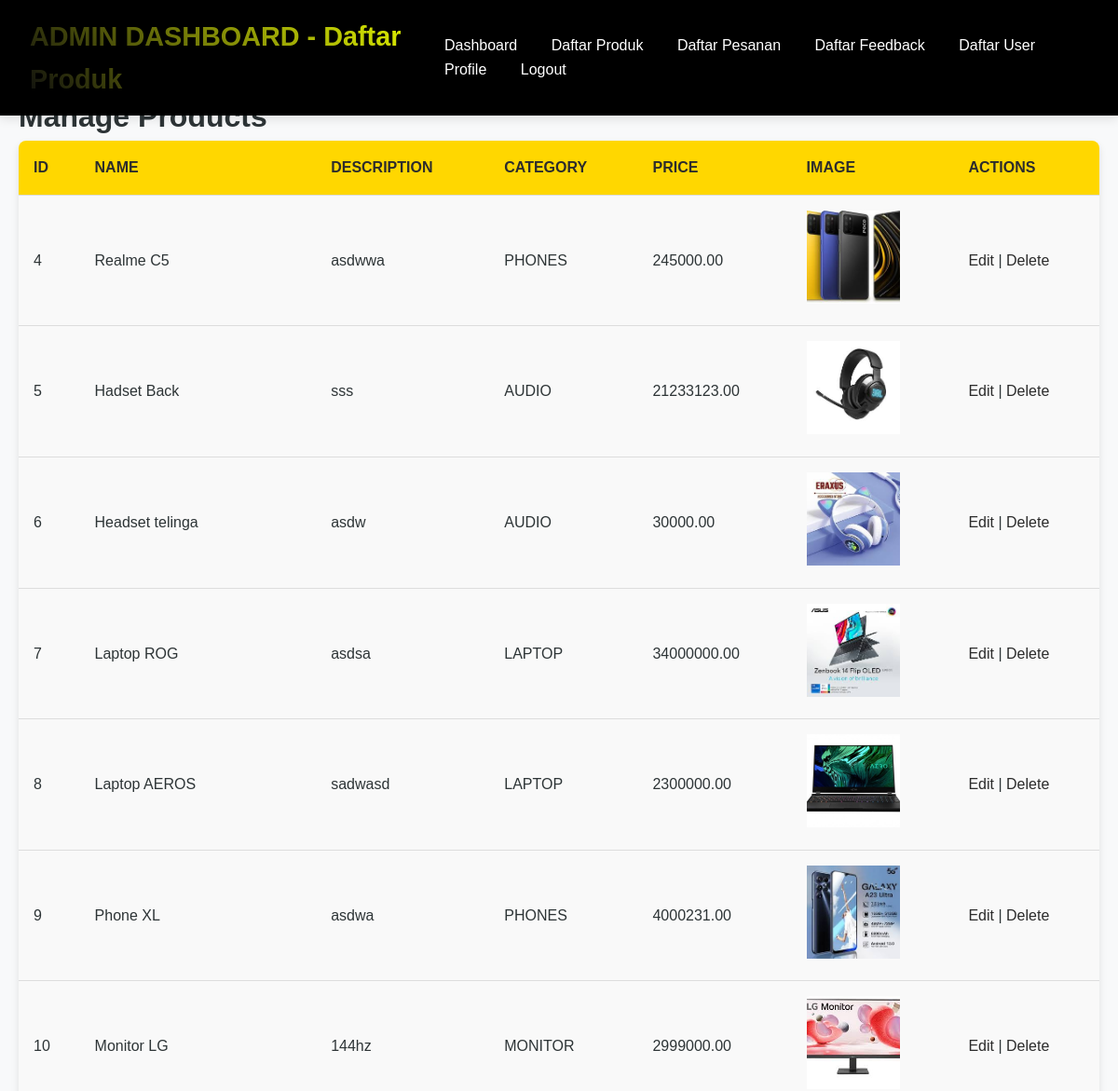
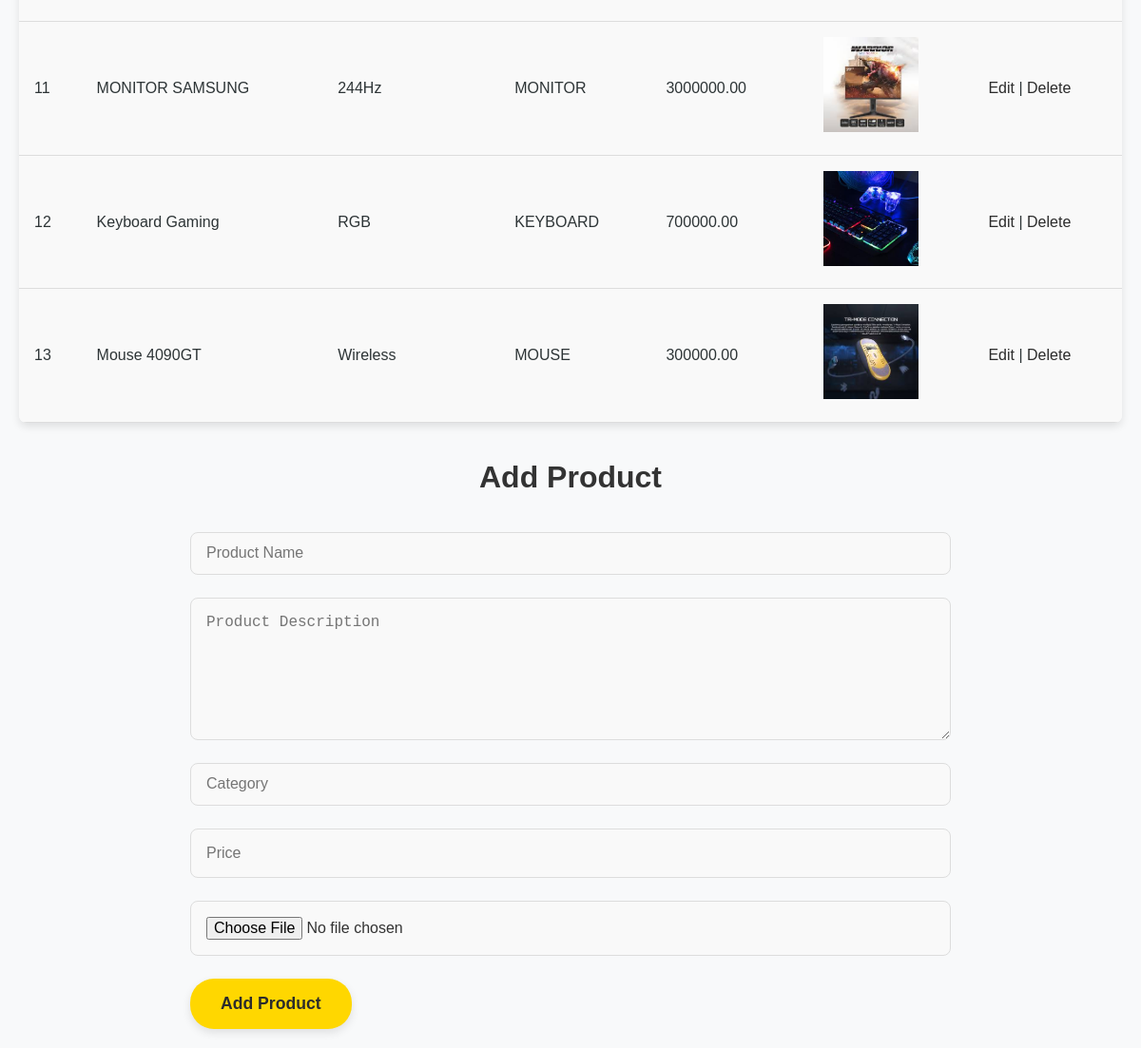
/admin/products.php (signed in), run on the app's committed database (2 pictures, top to bottom).
### tables this page shows
CREATE TABLE `products` (
  `id` int(11) NOT NULL,
  `name` varchar(255) DEFAULT NULL,
  `description` text DEFAULT NULL,
  `price` decimal(10,2) DEFAULT NULL,
  `image` varchar(255) DEFAULT NULL,
  `category` varchar(250) NOT NULL
);

### admin/products.php (the view, shortened to what this page needs)
<?php
include '../config/db.php';
$products = $conn->query("SELECT * FROM products");
?>
<!DOCTYPE html>
<html lang="en">
<head>
    <link rel="stylesheet" href="../assets/css/products.css">
</head>
<body>
    <header>
        <h1>ADMIN DASHBOARD - Daftar Produk</h1>
        <nav>
            <a href="index.php">Dashboard</a>
            <a href="products.php">Daftar Produk</a>
            <a href="orders.php">Daftar Pesanan</a>
            <a href="feedback.php">Daftar Feedback</a>
            <a href="users.php">Daftar User</a>
            <a href="profile.php">Profile</a>
            <a href="../logout.php">Logout</a>
        </nav>
    </header>
    <main class="main-content">
        <h1>Manage Products</h1>
        <table class="product-table">
            <thead>
                <tr>
                    <th>ID</th>
                    <th>Name</th>
                    <th>Description</th>
                    <th>Category</th>
                    <th>Price</th>
                    <th>Image</th>
                    <th>Actions</th>
                </tr>
            </thead>
            <tbody>
                <?php while ($product = $products->fetch_assoc()): ?>
                    <tr>
                        <td><?= $product['id'] ?></td>
                        <td><?= $product['name'] ?></td>
                        <td><?= $product['description'] ?></td>
                        <td><?= $product['category'] ?></td>
                        <td><?= $product['price'] ?></td>
                        <td><img src="../uploads/<?= $product['image'] ?>" alt="Product Image" style="width: 100px; height: 100px; object-fit: cover;"></td>
                        <td>
                            <a href="edit_product.php?id=<?= $product['id'] ?>">Edit</a> |
                            <a href="delete_product.php?id=<?= $product['id'] ?>" onclick="return confirm('Are you sure you want to delete this product?')">Delete</a>
                        </td>
                    </tr>
                <?php endwhile; ?>
            </tbody>
        </table>
        <h2>Add Product</h2>
        <form method="POST" enctype="multipart/form-data" class="product-form">
            <input type="text" name="name" placeholder="Product Name" required>
            <textarea name="description" placeholder="Product Description" required></textarea>
            <input type="text" name="category" placeholder="Category" required>
            <input type="number" step="0.01" name="price" placeholder="Price" required>
            <input type="file" name="image">
            <button type="submit" name="create">Add Product</button>
        </form>
    </main>
</body>
</html>

### assets/css/products.css (style rules this page uses)
* { margin: 0; padding: 0; box-sizing: border-box; }
body { font-family: 'Poppins', sans-serif; background-color: #f8f9fa; color: #2d3436; line-height: 1.6; }
header { background-color: #000; padding: 1rem 2rem; color: #fff; display: flex; justify-content: space-between; align-items: center; position: fixed; top: 0; width: 100%; z-index: 10; box-shadow: 0 4px 10px rgba(0, 0, 0, 0.1); }
header h1 { font-size: 1.8rem; font-weight: 700; background: linear-gradient(45deg, #0e0e0e, #edfe00); -webkit-background-clip: text; -webkit-text-fill-color: transparent; }
nav a { color: #fff; font-size: 1rem; font-weight: 500; text-decoration: none; margin: 0 1rem; transition: color 0.3s ease; }
main { padding: 100px 20px 20px; max-width: 1200px; margin: 0 auto; }
main h2 { font-size: 2rem; font-weight: 600; margin-bottom: 2rem; color: #333; text-align: center; }
table { width: 100%; border-collapse: collapse; margin-bottom: 2rem; background-color: #fff; box-shadow: 0 4px 8px rgba(0, 0, 0, 0.1); border-radius: 8px; overflow: hidden; }
table th, table td { padding: 1rem; text-align: left; border-bottom: 1px solid #ddd; font-size: 1rem; }
table th { background-color: #ffd700; color: #2c2c2c; text-transform: uppercase; font-weight: 600; }
table td { background-color: #f9f9f9; color: #2d3436; }
table a { text-decoration: none; color: #2c2c2c; }
a { text-decoration: none; color: #2c2c2c; }
form { border-radius: 10px; max-width: 800px; margin: 0 auto; display: flex; flex-direction: column; gap: 1.5rem; }
form textarea, form input { width: 100%; padding: 1rem; border-radius: 8px; border: 1px solid #ddd; font-size: 1rem; color: #333; background-color: #f9f9f9; transition: all 0.3s ease; }
form textarea { height: 150px; resize: vertical; }
form input[type="text"], form input[type="email"], form input[type="tel"] { height: 45px; }
form button { background-color: #ffd700; color: #2c2c2c; padding: 1rem 2rem; font-size: 1.1rem; font-weight: 600; border: none; border-radius: 25px; cursor: pointer; align-self: flex-start; transition: background-color 0.3s ease, transform 0.3s ease; box-shadow: 0 4px 10px rgba(0, 0, 0, 0.1); }

### data on the page
products: id "4", name "Realme C5", description "asdwwa", category "PHONES", price "245000.00", image (picture)
products: id "5", name "Hadset Back", description "sss", category "AUDIO", price "21233123.00", image (picture)
products: id "6", name "Headset telinga", description "asdw", category "AUDIO", price "30000.00", image (picture)
products: id "7", name "Laptop ROG", description "asdsa", category "LAPTOP", price "34000000.00", image (picture)
products: id "8", name "Laptop AEROS", description "sadwasd", category "LAPTOP", price "2300000.00", image (picture)
products: id "9", name "Phone XL", description "asdwa", category "PHONES", price "4000231.00", image (picture)
products: id "10", name "Monitor LG", description "144hz", category "MONITOR", price "2999000.00", image (picture)
products: id "11", name "MONITOR SAMSUNG", description "244Hz", category "MONITOR", price "3000000.00", image (picture)
products: id "12", name "Keyboard Gaming", description "RGB", category "KEYBOARD", price "700000.00", image (picture)
products: id "13", name "Mouse 4090GT", description "Wireless", category "MOUSE", price "300000.00", image (picture)
